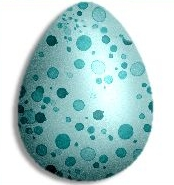
%> input picture Circle Detect Hough/egg.jpg, 174 x 185 px
$ octave --eval "result = extract_keypoints(imread('../Circle Detect Hough/egg.jpg'));"   (GNU Octave 9; MATLAB toolbox functions it lacks are replaced by stand-ins)
%> lines starting %> are read from the running program, lines starting %| are printed output that depends on the picture
function [x,y,scores,Gx,Gy] = extract_keypoints(image)

% convert the image to gray scale
im = rgb2gray(im2double(image));
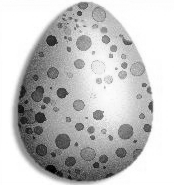
%> im: size 185x174 double; min 0.00179, max 1, mean 0.77
dx = [-1 0 1; -1 0 1; -1 0 1];
dy = dx';

% derivatives of the image
Gx = conv2(im, dx, 'same');
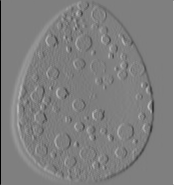
%> Gx: size 185x174 double; min -3, max 3, mean -5.12e-05; drawn with min black and max white
Gy = conv2(im, dy, 'same');
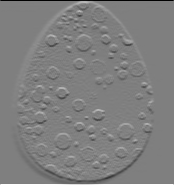
%> Gy: size 185x174 double; min -2.99, max 3, mean 0.00036; drawn with min black and max white

% set the windows function
sigma = 1;
w = fspecial('gaussian', fix(6*sigma),sigma);

% second derivatives of the image
Ixx = conv2(Gx.^2, w, 'same');
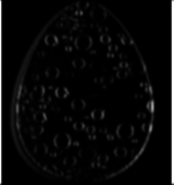
%> Ixx: size 185x174 double; min 0, max 3.17, mean 0.12; drawn with min black and max white
Iyy = conv2(Gy.^2, w, 'same');
Ixy = conv2(Gx.*Gy, w, 'same');
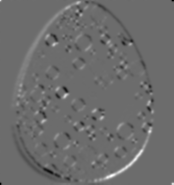
%> Ixy: size 185x174 double; min -0.496, max 0.669, mean 0.00123; drawn with min black and max white

% compute the response of harris detector
Threshold = 1;
k = 0.04;
r = 6;
Resp = (Ixx.*Iyy - Ixy.^2) - k*(Ixx + Iyy).^2;
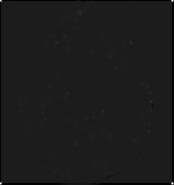
%> Resp: size 185x174 double; min -0.435, max 3.4, mean -0.0111; drawn with min black and max white
Resp=(1000/max(max(Resp)))*Resp;

% find the local optima of the harris detector response.
R=Resp;
ma=max(max(R));
%> ma = 1000
sze = 2*r+1;
MX = ordfilt2(R,sze^2,ones(sze));
Resp = (R==MX)&(R>Threshold);
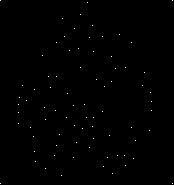
%> Resp: size 185x174 logical; 0.24% white in thin lines or dots
cout=sum(sum(Resp(5:size(Resp,1)-5,5:size(Resp,2)-5)));
%> cout = 73

% increase or decrease the threshold for several iterations
c_min=1;
c_max=180;
loop=0;
while ((cout<c_min)|(cout>c_max))&(loop<=200)
    if cout<c_min
        Threshold=Threshold*0.5;
    elseif cout>c_max
        Threshold=Threshold*1.5;
    end
    Resp = (R==MX)&(R>Threshold);
    cout=sum(sum(Resp(5:size(Resp,1)-5,5:size(Resp,2)-5)));
    loop=loop+1;
end
%> this loop made 0 passes
%> after the loop, Threshold = 1; loop = 0

% Compute nonmax suppression
output = Resp > imdilate(Resp, [1 1 1; 1 0 1; 1 1 1]);
[y x] = find(output);
%> y = 78 values from 1 to 184; x = 78 values from 1 to 173

% plot the key point on the image
scores = zeros(size(y));
for i = 1:size(y)
    scores(i) = R(y(i),x(i));
end
%> this loop made 78 passes
%> after the loop, scores = 78 values, max 1000 at index 78, min 1 at index 72, mean 62.94
%> `result = extract_keypoints(imread('../Circle Detect Hough/egg.jpg'));`: result = 78 values from 1 to 173

end
